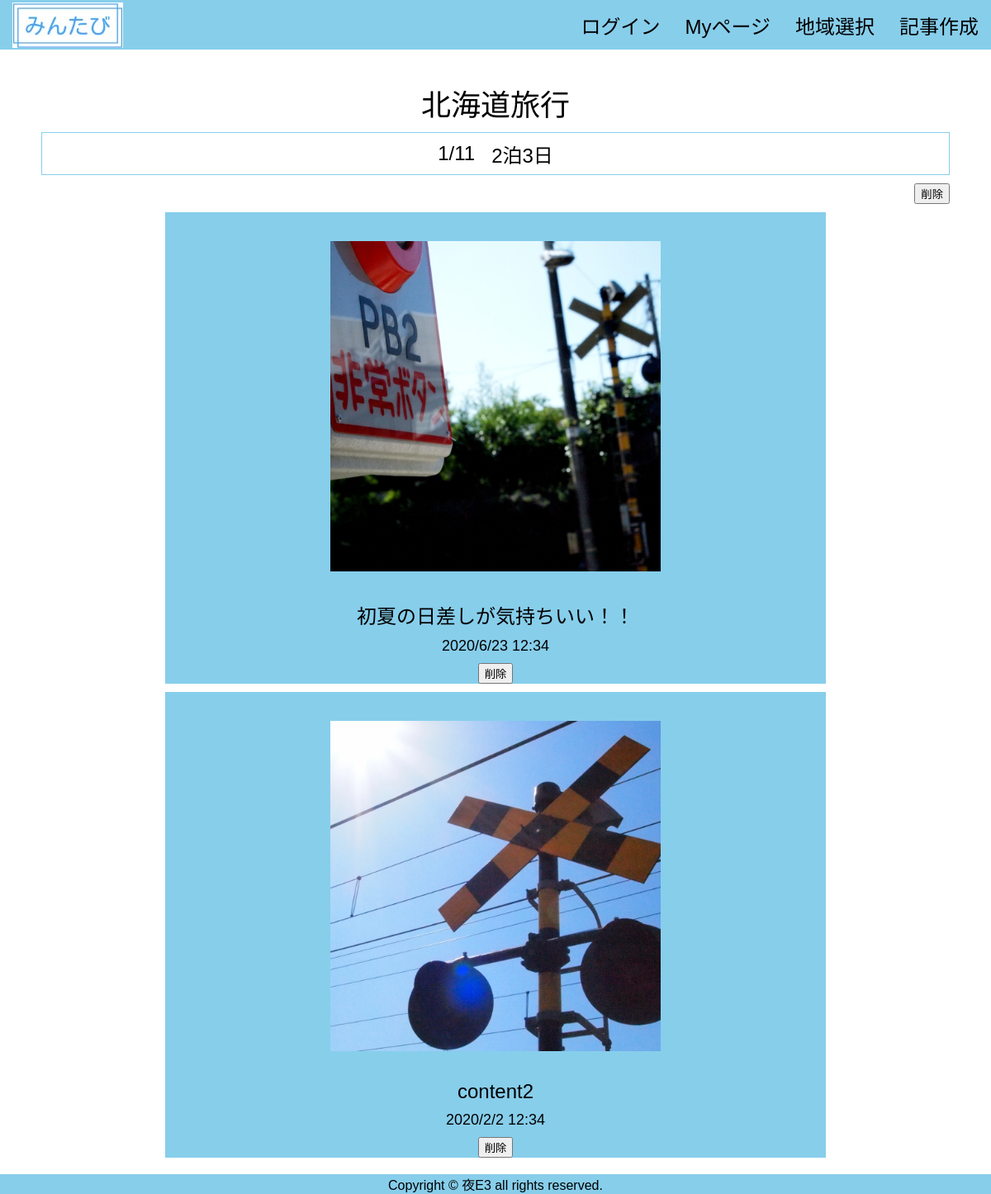
Page /main/1 on the committed database.
### tables this page shows
CREATE TABLE "page" (
	"ID"	INTEGER PRIMARY KEY AUTOINCREMENT,
	"userID"	INTEGER,
	"editPASS"	TEXT,
	"title"	TEXT,
	"prefectures"	INTEGER,
	"month"	INTEGER,
	"date"	INTEGER,
	"flag"	INTEGER,
	"period"	TEXT
);

CREATE TABLE "post" (
	"ID"	INTEGER,
	"pageID"	INTEGER,
	"image"	TEXT,
	"content"	TEXT,
	"datetime"	TEXT,
	"flag"	INTEGER,
	PRIMARY KEY("ID" AUTOINCREMENT)
);

### app.py (the view)
@app.route('/main/<int:pageid>')
def main(pageid):
    conn = sqlite3.connect('flaskapp.db')
    c = conn.cursor()
    c.execute("select title, prefectures, month, date, period from page where ID=?", (pageid,))
    page = c.fetchone()
    c.execute(
        "select image, content, datetime,id from post where flag=0 and pageID=?", (pageid,))
    story = []
    for row in c.fetchall():
        story.append(
            {"image": row[0], "content": row[1], "datetime": row[2], "id": row[3]})
    c.close()
    print(pageid)
    print(page)
    print(story)
    return render_template('main.html', pageid=pageid, page=page, story=story)

### templates/main.html
<!DOCTYPE html>
{% extends 'base.html' %}
{% block content %}
<div class="title">{{page[0]}}</div>
<div class="main_header">
  <div class="item3">{{page[2]}}/{{page[3]}}</div>
  <div class="item3">{{page[4]}}</div>
</div>
<div class="btn1"><button><a href="/deletepage/{{pageid}}>"></a> 削除</button></div>
{% for item in story %}
<div class="mbox3">
  <div class="item5"><img src="/static/img/{{item['image']}}" alt="{{item['image']}}"></div>
  <div class="item6">{{item["content"]}}</div>
  <div class="item7">{{item["datetime"]}}</div>
  <div class="item8"><button><a href="/deletepost/{{item['id']}}">削除</a></button></div>
</div>
{% endfor %}
{% endblock %}

### static/css/style.css (style rules this page uses)
html { overflow-y: scroll; }
body, h1, h2, h3, h4, h5, p, ul, ol, li, dl, dt, dd { margin: 0px; padding: 0px; }
a { outline: none; color: inherit; text-decoration: none; }
img { border: 0px; vertical-align: bottom; }
body { font-family: "Noto Sans Japanese", "ヒラギノ角ゴ Pro W3", "Hiragino Kaku Gothic Pro", "ヒラギノ角ゴ ProN W3", "Hiragino Kaku Gothic ProN", "游ゴシック", YuGothic, "メイリオ", "Meiryo", "HGPｺﾞｼｯｸM", "Osaka", "ＭＳ Ｐゴシック", sans-serif, Century Gothic, Arial; }
.title { display: flex; justify-content: center; align-items: flex-end; font-size: 36px; height: 150px; }
.main_header { display: flex; justify-content: center; align-items: center; height: 50px; font-size: 24px; border: 1px solid skyblue; padding: 0 150px; margin: 10px 50px; }
.item3 { padding: 0 10px; }
.btn1 { display: flex; justify-content: flex-end; margin: 10px 50px; }
.mbox3 { display: flex; justify-content: center; align-items: center; flex-direction: column; background-color: skyblue; margin: 10px 200px; }
.item5 { max-width: 400px; max-height: 400px; margin: 20px; padding: 15px; }
.item5 img { max-width: 400px; max-height: 400px; }
.item6 { font-size: 24px; width: 600px; text-align: center; }
.item7 { font-size: 18px; margin: 10px; }

### rows in the picture
page: title "北海道旅行", month "1", date "11", period "2泊3日"
post: image (picture), content "初夏の日差しが気持ちいい！！", datetime "2020/6/23 12:34"
post: image (picture), content "content2", datetime "2020/2/2 12:34"
